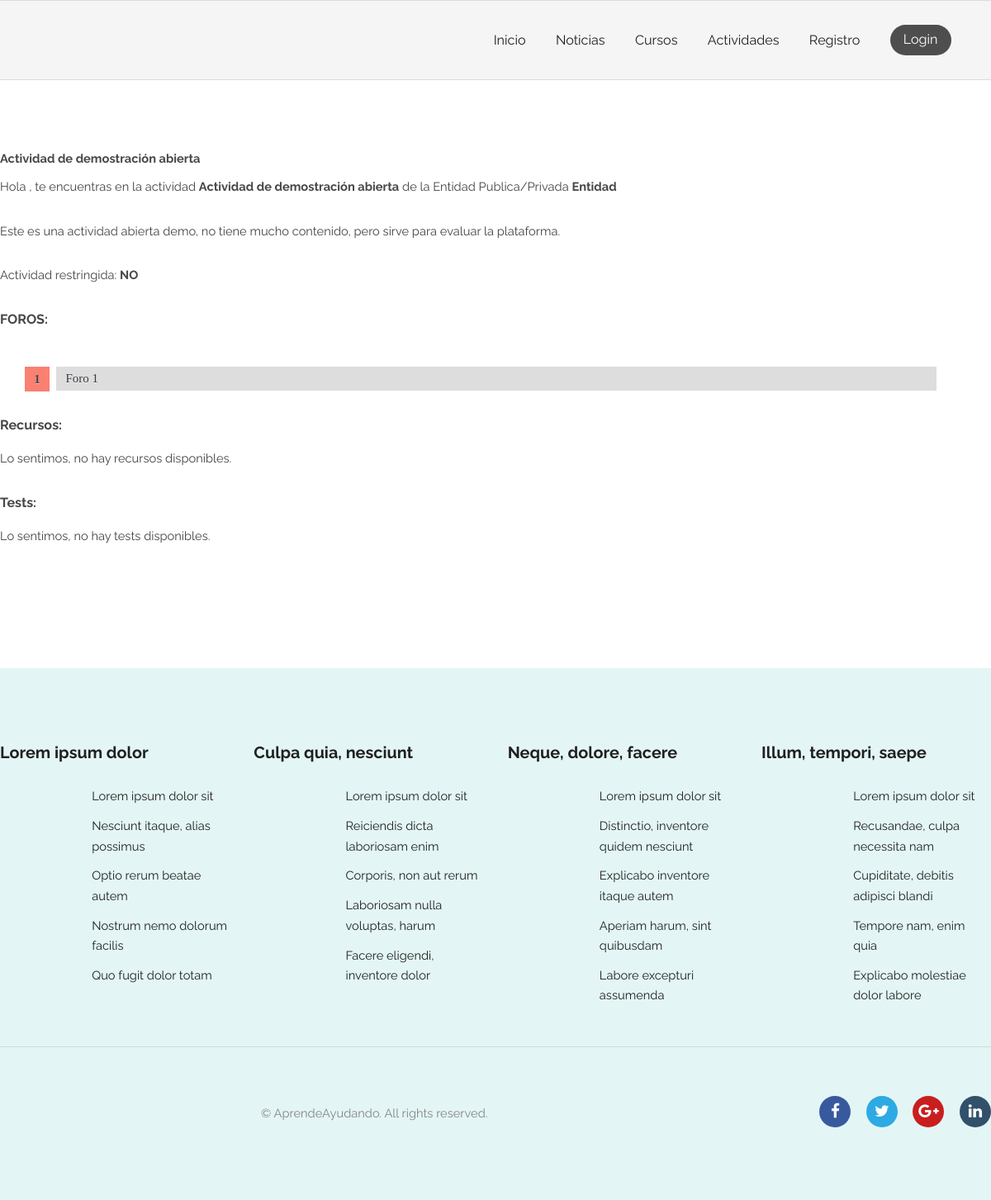
Before: /activity/9/ with the older database file.
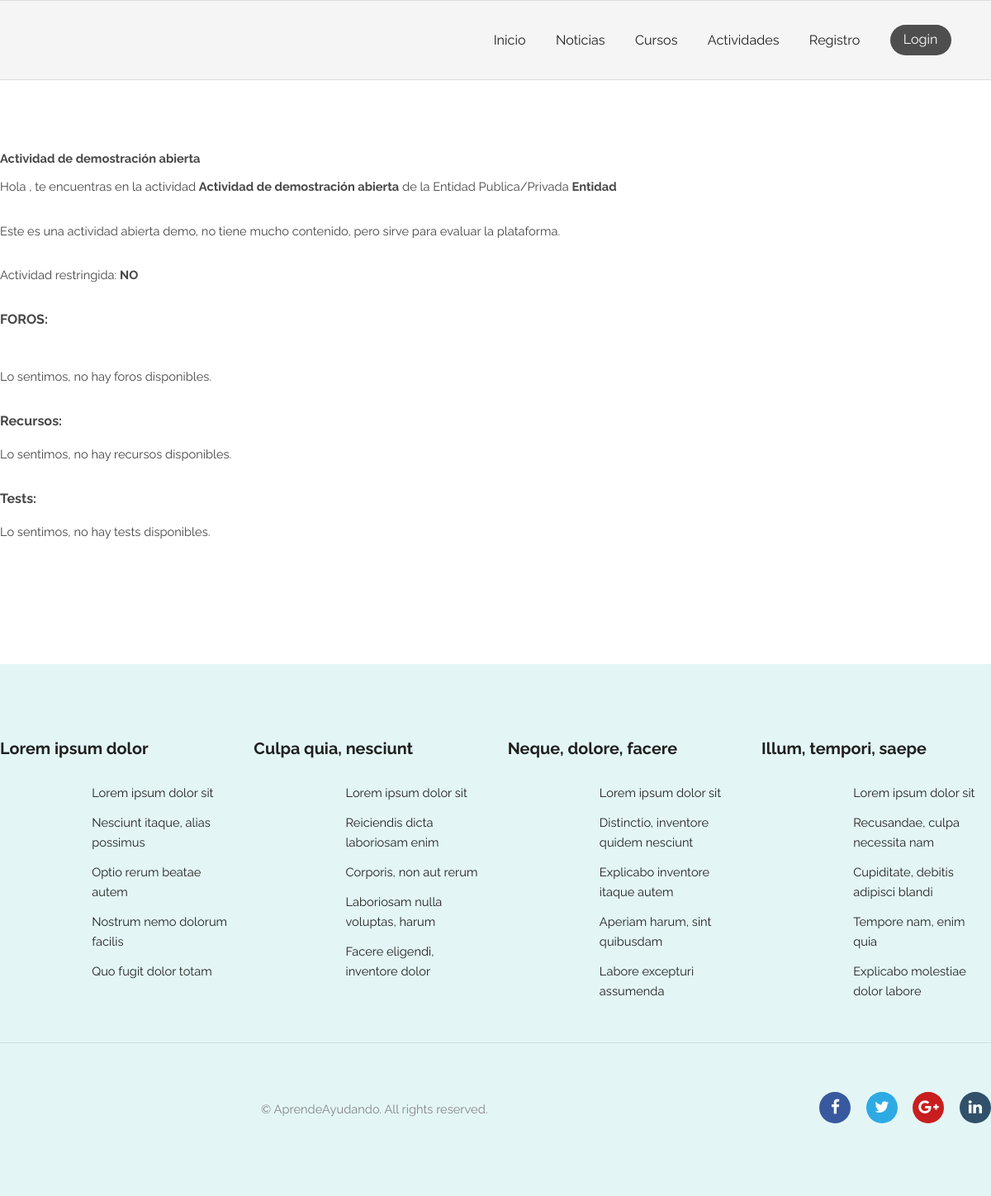
After: the same page with the newer database file.
### forum/models.py (models this page shows, shortened)
class Forum(models.Model):
    title = models.CharField(max_length=200)
    enrolled_users = models.ManyToManyField(get_user_model(), related_name="forums", blank=True)
    author = models.ForeignKey(get_user_model(), null=True, on_delete=models.CASCADE,
                                limit_choices_to=Q(groups__name='Profesor') | Q(groups__name='EntidadPublicoPrivada'))
    activityCourseFk = models.IntegerField()
    activityCourseType = models.CharField(max_length=20)
    class Meta:
        verbose_name = "Foro"
        verbose_name_plural = "Foros"

### activity/views.py (the view, shortened to what this page needs)
# urls.py: path('<int:activity_id>/', views.join, name='join'), # /activity/curso/1
def join(request, activity_id):
    activity = get_object_or_404(Activity, pk=activity_id)
    if activity.restricted_entry and not request.user.is_authenticated:
        return inscription(request, activity_id)
    isOwner = False
    if request.user==activity.entity:
        isOwner = True
    if request.user not in activity.enrolled_users.all() and not isOwner and activity.restricted_entry:
        return inscription(request, activity_id)
    forumListCourse = Forum.objects.filter(activityCourseType=ACTIVITY, activityCourseFk=activity.id)
    resourceListCourse = Resource.objects.filter(activityCourseType=ACTIVITY, activityCourseFk=activity.id)
    dic_test = {}
    quizListActivity = Quiz.objects.filter(activity=activity, show_quiz=True).distinct()
    show_de_enroll = False
    if request.user in activity.enrolled_users.all():
        show_de_enroll = True
    show_review = False
    if show_de_enroll and Review.objects.all().filter(user=request.user, enrollable_id=activity.id).count() <= 0:
        show_review = True
    context = {
        'activity': activity,
        'usuario': request.user,
        'isOwner': isOwner,
        'show_de_enroll': show_de_enroll,
        'show_review' : show_review,
        'forumListCourse': forumListCourse,
        'resourceListCourse': resourceListCourse,
        'dic_test':dic_test,
        'quizListActivity': quizListActivity,
        'courseOrActivity': ACTIVITY
    }
    if (request.method=='POST' and request.user not in activity.enrolled_users.all() and request.user.is_authenticated and request.user!=activity.entity):
        activity.enrolled_users.add(request.user)
        context['show_de_enroll'] = True
    return render(request, 'activity/activity.html',context)

### AprendeAyudando/templates/activity/activity.html (shortened to what the changed rows need)
{% extends "registration/base.html" %}
{% block style %}
    {% load static %}
    <link rel="stylesheet" type="text/css" href="{% static 'courses/style.css' %}">
{% endblock %}
{% block content %}
<section class="wrapper align-left login">
    {% load auth_extras %}
    <div class="container 100%">
        <h1>{{ activity.title }}</h1>
        <div class="courseElement">
            <div class="courseElementContent">
                <p>{% if forumListCourse %}
                    <ol id="prettyList" style="width:92%;">
                        {% for forum in forumListCourse %}
                            <li id="prettyListItem"><a href="{% url 'forum:join' forum.id %}">{{ forum.title }}</a></li>
                        {% endfor %}
                    </ol>
                {% else %}
                    <p>Lo sentimos, no hay foros disponibles.</p>
                {% endif %}</p>
            </div>
        </div>
    </div>
</section>
{% endblock %}

Changed rows visible on the page:
removed Forum: title "Foro 1"
Other visible differences:
text now shown: "Lo sentimos, no hay foros disponibles."
